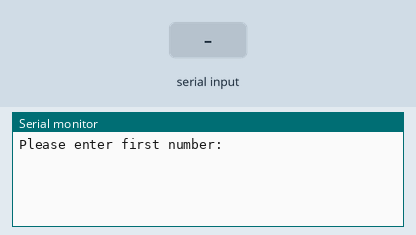
The sketch below on a simulated Arduino Uno, built with avr-gcc and run on an emulated ATmega328P. On the bench: the last lines printed to the serial monitor. The test bench sets the inputs (shaded band).

Above: at 1.2 s.
1.3 s: "90,45\n" received over Serial
At 2.5 s:
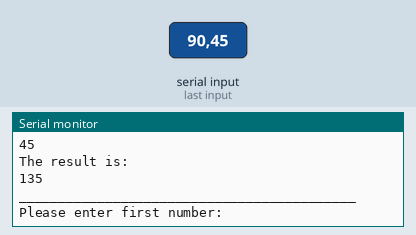
2.8 s: "30,150\n" received over Serial
At 3.6 s:
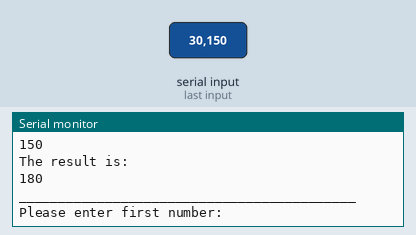
Timing chart, 0 to 5.8 s (numbered marks = the images above; inputs shaded):
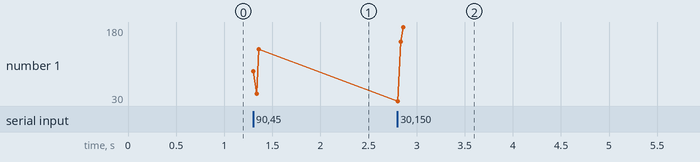

The sketch:

Serial.ino
```cpp
unsigned int num1;
unsigned int num2;

void setup() {
  Serial.begin(9600);
  Serial.println("Please enter first number:");
}

void loop() {
  if(Serial.available()){
    num1 = Serial.parseInt();
    Serial.read(); //
    Serial.println(num1);
    Serial.println("Please enter second number:");
    while(Serial.available() == 0);
    num2 = Serial.parseInt();
    Serial.read(); //
    Serial.println(num2);
    Serial.println("The result is:");
    unsigned int sum = num1 + num2;
    Serial.println(sum);
    Serial.println("___________________________________________");
    Serial.println("Please enter first number:");
  }
}
```

Measured:
- after the input at 1.3 s, the serial monitor: prints a new line at once (image 1)
- after the input at 2.8 s, the serial monitor: prints a new line at once (image 2)
- plotted number 1: 135 → 180 after the input at 2.8 s
